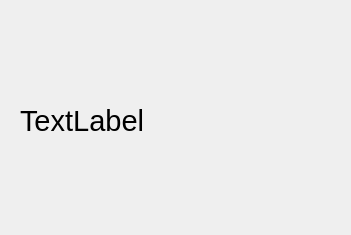
<?xml version="1.0" encoding="UTF-8"?>
<ui version="4.0">
 <class>Dialog</class>
 <widget class="QDialog" name="Dialog">
  <property name="geometry">
   <rect>
    <x>0</x>
    <y>0</y>
    <width>351</width>
    <height>235</height>
   </rect>
  </property>
  <property name="windowTitle">
   <string>Dialog</string>
  </property>
  <widget class="QLabel" name="label">
   <property name="geometry">
    <rect>
     <x>20</x>
     <y>40</y>
     <width>311</width>
     <height>161</height>
    </rect>
   </property>
   <property name="font">
    <font>
     <pointsize>22</pointsize>
    </font>
   </property>
   <property name="text">
    <string>TextLabel</string>
   </property>
  </widget>
 </widget>
 <resources/>
 <connections/>
</ui>
